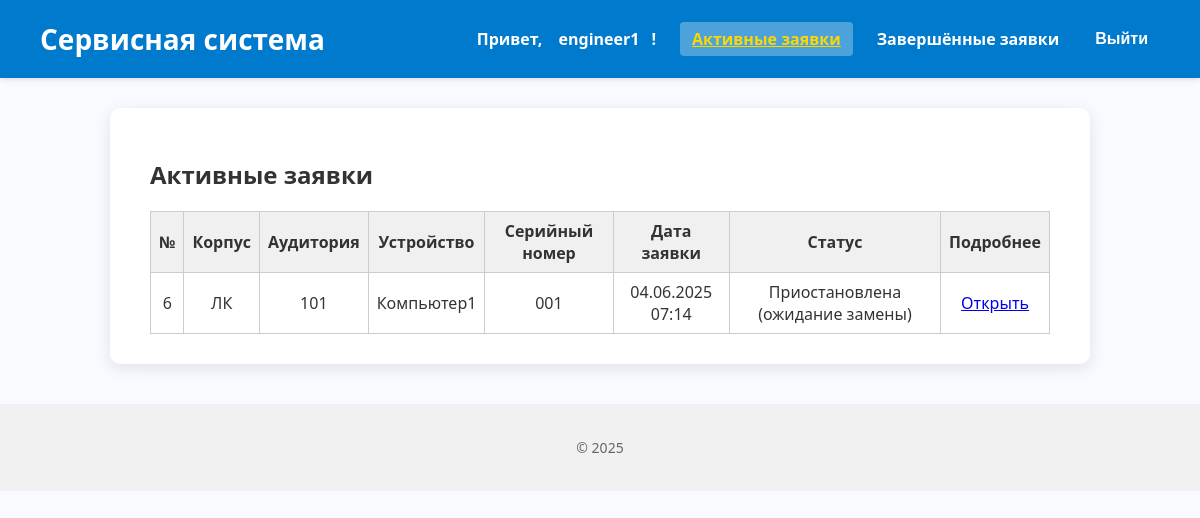
Before: /active-requests/ (signed in) with the older database file.
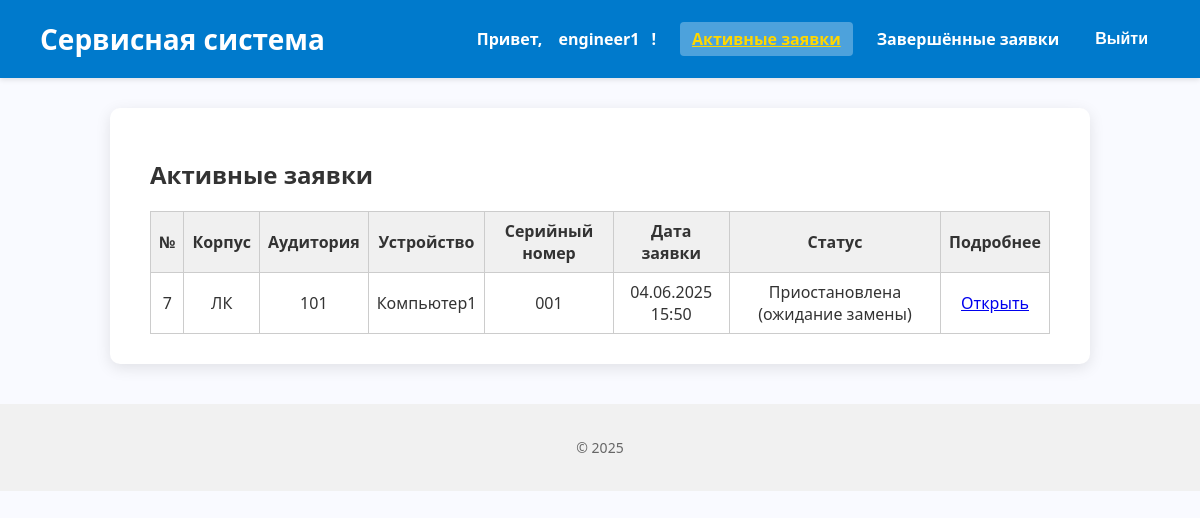
After: the same page with the newer database file.
### core/models.py (models this page shows, shortened)
class ServiceRequest(models.Model):
    device = models.ForeignKey(Device, on_delete=models.CASCADE, related_name='service_requests', verbose_name="Устройство")
    created_by = models.ForeignKey(
        settings.AUTH_USER_MODEL, on_delete=models.SET_NULL,
        null=True, related_name='requests_created', verbose_name="Создал"
    )
    assigned_engineer = models.ForeignKey(
        settings.AUTH_USER_MODEL, on_delete=models.SET_NULL,
        null=True, blank=True, related_name='assigned_requests', verbose_name="Инженер"
    )
    created_at = models.DateTimeField("Дата создания", auto_now_add=True)
    description = models.TextField("Описание проблемы")
    is_completed = models.BooleanField("Завершено", default=False)
    requires_replacement = models.BooleanField("Требуется замена", default=False)
    is_paused = models.BooleanField("Приостановлена (ожидание замены)", default=False)
    replacement_requested = models.BooleanField("Запрос на замену оборудования", default=False)
    class Meta:
        verbose_name = "Заявка на обслуживание"
        verbose_name_plural = "Заявки на обслуживание"
    @property
    def status(self):
        if self.is_completed:
            return "Завершена"
        if self.is_paused:
            return "Приостановлена (ожидание замены)"
        return "В процессе"

class Device(models.Model):
    cabinet = models.ForeignKey(Cabinet, on_delete=models.CASCADE, related_name='devices', verbose_name="Кабинет")
    name = models.CharField("Название устройства", max_length=100)
    serial_number = models.CharField("Серийный номер", max_length=100, unique=True)
    purchase_date = models.DateField("Дата покупки")
    cost = models.DecimalField("Стоимость", max_digits=10, decimal_places=2)
    class Meta:
        verbose_name = "Устройство"
        verbose_name_plural = "Устройства"

class Cabinet(models.Model):
    number = models.CharField("Номер кабинета", max_length=10)
    building = models.CharField("Корпус", max_length=50)
    class Meta:
        verbose_name = "Кабинет"
        verbose_name_plural = "Кабинеты"

### core/views.py (the view)
# urls.py: path('active-requests/', views.active_requests, name='active_requests'),
@login_required
def active_requests(request):
    if request.user.role != 'engineer':
        return redirect('login')
    requests = ServiceRequest.objects.filter(assigned_engineer=request.user, is_completed=False)
    return render(request, 'engineer/active_requests.html', {'requests': requests})

### core/templates/engineer/active_requests.html (shortened to what this page needs)
{% extends 'base.html' %}
{% block content %}
<h2>Активные заявки</h2>
{% if requests %}
<table style="width: 100%; border-collapse: collapse;">
  <thead style="background-color: #f0f0f0;">
    <tr>
      <th style="border: 1px solid #ccc; padding: 8px; text-align: center;">№</th>
      <th style="border: 1px solid #ccc; padding: 8px; text-align: center;">Корпус</th>
      <th style="border: 1px solid #ccc; padding: 8px; text-align: center;">Аудитория</th>
      <th style="border: 1px solid #ccc; padding: 8px; text-align: center;">Устройство</th>
      <th style="border: 1px solid #ccc; padding: 8px; text-align: center;">Серийный номер</th>
      <th style="border: 1px solid #ccc; padding: 8px; text-align: center;">Дата заявки</th>
      <th style="border: 1px solid #ccc; padding: 8px; text-align: center;">Статус</th>
      <th style="border: 1px solid #ccc; padding: 8px; text-align: center;">Подробнее</th>
    </tr>
  </thead>
  <tbody>
    {% for req in requests %}
    <tr>
      <td style="border: 1px solid #ccc; padding: 8px; text-align: center;">{{ req.id }}</td>
      <td style="border: 1px solid #ccc; padding: 8px; text-align: center;">{{ req.device.cabinet.building }}</td>
      <td style="border: 1px solid #ccc; padding: 8px; text-align: center;">{{ req.device.cabinet.number }}</td>
      <td style="border: 1px solid #ccc; padding: 8px; text-align: center;">{{ req.device.name }}</td>
      <td style="border: 1px solid #ccc; padding: 8px; text-align: center;">{{ req.device.serial_number }}</td>
      <td style="border: 1px solid #ccc; padding: 8px; text-align: center;">{{ req.created_at|date:"d.m.Y H:i" }}</td>
      <td style="border: 1px solid #ccc; padding: 8px; text-align: center;">{{ req.status }}</td>
      <td style="border: 1px solid #ccc; padding: 8px; text-align: center;">
        <a href="{% url 'engineer_request_detail' req.id %}">Открыть</a>
      </td>
    </tr>
    {% endfor %}
  </tbody>
</table>
{% else %}
  <p>Нет активных заявок.</p>
{% endif %}
{% endblock %}

Changed rows visible on the page:
no longer on this page (row edited): ServiceRequest: id "6", device.cabinet.building "ЛК", device.cabinet.number "101", device.name "Компьютер1", device.serial_number "001", created_at "04.06.2025 07:14", status "Приостановлена (ожидание замены)"
added ServiceRequest: id "7", device.cabinet.building "ЛК", device.cabinet.number "101", device.name "Компьютер1", device.serial_number "001", created_at "04.06.2025 15:50", status "Приостановлена (ожидание замены)"
